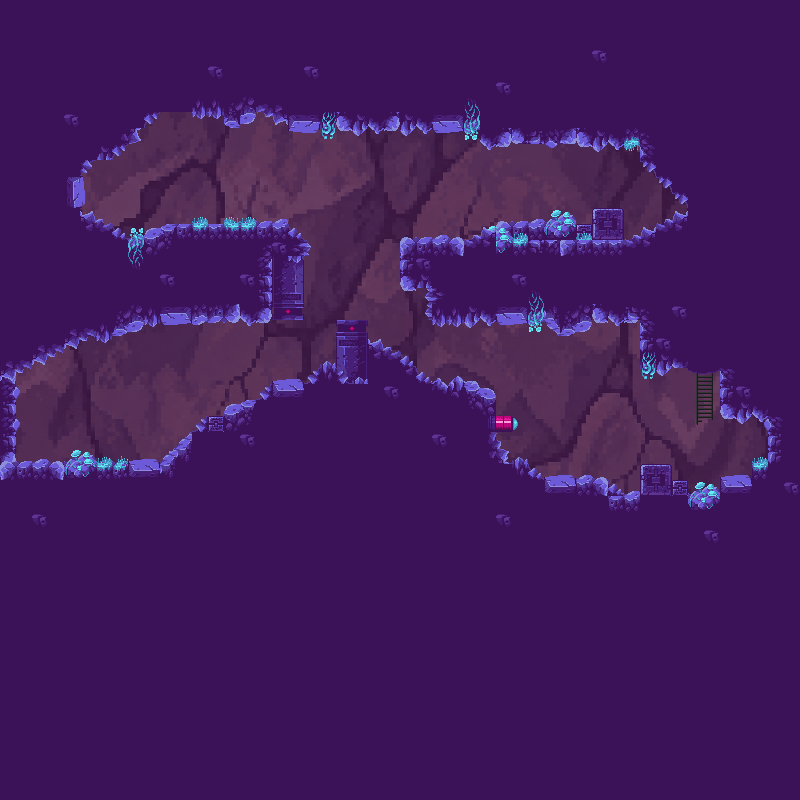

Rendered tile map (Tiled .tmx) drawn with the repository's tilesets; below, a short description and the map source with its tile grids summarised:
An orthogonal 50x50 tile map with 16x16 px tiles, 5 tile layers (bg, Calque de Tuiles 1, Calque de Tuiles 3, calque 2, ...), 4 tilesets and 89 objects (2x day_AX-400, spawn, changeLvl, day_paladin).

<map version="1.10" tiledversion="1.12.2" orientation="orthogonal" renderorder="right-down" width="50" height="50" tilewidth="16" tileheight="16" infinite="0" nextlayerid="12" nextobjectid="95">
 <tileset firstgid="1" source="tilesets.tsx" />
 <tileset firstgid="289" source="echelle_cave.tsx" />
 <tileset firstgid="297" source="BG_GROTTE.tsx" />
 <tileset firstgid="6329" source="BG_GROTTE2.tsx" />
 <layer id="10" name="bg" width="50" height="50">
  <data>[2500 cells, 2500 non-empty, 2500 distinct tile ids]</data>
 </layer>
 <layer id="1" name="Calque de Tuiles 1" width="50" height="50">
  <data>[2500 cells, 2049 non-empty, 86 distinct tile ids]</data>
 </layer>
 <layer id="3" name="Calque de Tuiles 3" width="50" height="50">
  <data>[2500 cells, 92 non-empty, 46 distinct tile ids]</data>
 </layer>
 <layer id="2" name="calque 2" width="50" height="50">
  <data>[2500 cells, 112 non-empty, 25 distinct tile ids]</data>
 </layer>
 <objectgroup id="4" name="collides">
  <object id="1" x="336" y="320" width="16" height="64">
   <properties>
    <property name="is_wallJumpable" type="bool" value="true" />
   </properties>
  </object>
  <object id="4" x="288" y="256" width="16" height="64">
   <properties>
    <property name="is_wallJumpable" type="bool" value="true" />
   </properties>
  </object>
  <object id="6" x="272" y="256" width="16" height="64" />
  <object id="7" x="32" y="304" width="240" height="16" />
  <object id="8" x="32" y="320" width="80" height="16" />
  <object id="9" x="32" y="336" width="32" height="16" />
  <object id="10" x="-16" y="304" width="48" height="48" />
  <object id="11" x="32" y="336" width="32" height="16" />
  <object id="12" x="0" y="352" width="16" height="16" />
  <object id="13" x="0" y="464" width="256" height="16" />
  <object id="14" x="176" y="448" width="80" height="16" />
  <object id="15" x="192" y="432" width="112" height="16" />
  <object id="16" x="208" y="416" width="80" height="16" />
  <object id="17" x="256" y="400" width="48" height="16" />
  <object id="18" x="272" y="384" width="64" height="16" />
  <object id="19" x="320" y="368" width="16" height="16" />
  <object id="20" x="336" y="384" width="64" height="16" />
  <object id="21" x="400" y="384" width="80" height="16" />
  <object id="22" x="480" y="400" width="16" height="64" />
  <object id="23" x="480" y="464" width="48" height="16" />
  <object id="24" x="496" y="480" width="112" height="16" />
  <object id="25" x="592" y="496" width="160" height="16" />
  <object id="26" x="720" y="480" width="48" height="16" />
  <object id="27" x="752" y="464" width="32" height="16" />
  <object id="28" x="768" y="384" width="16" height="80" />
  <object id="29" x="720" y="352" width="48" height="64" />
  <object id="30" x="640" y="304" width="80" height="64" />
  <object id="31" x="480" y="288" width="160" height="32" />
  <object id="35" x="400" y="240" width="112" height="16">
   <properties>
    <property name="is_wallJumpable" type="bool" value="true" />
   </properties>
  </object>
  <object id="36" x="496" y="224" width="96" height="16" />
  <object id="37" x="592" y="208" width="32" height="32" />
  <object id="38" x="624" y="240" width="112" height="16" />
  <object id="39" x="656" y="224" width="80" height="16" />
  <object id="40" x="688" y="192" width="48" height="32" />
  <object id="41" x="512" y="240" width="112" height="16" />
  <object id="42" x="672" y="112" width="16" height="80" />
  <object id="43" x="656" y="112" width="16" height="64" />
  <object id="44" x="640" y="112" width="16" height="48" />
  <object id="45" x="480" y="112" width="160" height="32" />
  <object id="46" x="288" y="96" width="192" height="32" />
  <object id="47" x="192" y="80" width="96" height="32" />
  <object id="48" x="80" y="80" width="112" height="32" />
  <object id="49" x="64" y="112" width="80" height="16" />
  <object id="50" x="64" y="128" width="64" height="16" />
  <object id="51" x="32" y="144" width="64" height="16" />
  <object id="52" x="32" y="160" width="48" height="16" />
  <object id="53" x="64" y="176" width="16" height="32" />
  <object id="56" x="64" y="208" width="16" height="32" />
  <object id="57" x="80" y="224" width="32" height="16" />
  <object id="58" x="96" y="240" width="96" height="16" />
  <object id="59" x="176" y="224" width="96" height="16" />
  <object id="60" x="192" y="240" width="112" height="16">
   <properties>
    <property name="is_wallJumpable" type="bool" value="true" />
   </properties>
  </object>
  <object id="61" x="272" y="224" width="16" height="16" />
  <object id="62" x="496" y="416" width="16" height="16" />
  <object id="63" x="640" y="464" width="32" height="32" />
  <object id="64" x="672" y="480" width="16" height="16" />
  <object id="65" x="0" y="368" width="16" height="96" />
  <object id="66" x="368" y="352" width="32" height="16" />
  <object id="67" x="368" y="368" width="48" height="16" />
  <object id="71" x="400" y="256" width="48" height="32">
   <properties>
    <property name="is_wallJumpable" type="bool" value="true" />
   </properties>
  </object>
  <object id="91" x="432.267" y="288.953" width="46.2209" height="15.9884" />
  <object id="92" x="447.384" y="306.686" width="31.1047" height="13.3721" />
  <object id="93" x="352.06" y="327.213" width="16.0775" height="57.0019" rotation="90" />
  <object id="94" x="352.06" y="323.376" width="15.8948" height="60.4732" />
 </objectgroup>
 <objectgroup id="8" name="echelles">
  <object id="74" gid="289" x="160" y="128" width="16" height="16" />
  <object id="75" gid="290" x="176" y="128" width="16" height="16" />
  <object id="76" gid="291" x="160" y="144" width="16" height="16" />
  <object id="77" gid="291" x="160" y="160" width="16" height="16" />
  <object id="78" gid="291" x="160" y="176" width="16" height="16" />
  <object id="79" gid="292" x="176" y="144" width="16" height="16" />
  <object id="80" gid="292" x="176" y="160" width="16" height="16" />
  <object id="81" gid="292" x="176" y="176" width="16" height="16" />
  <object id="82" gid="295" x="160" y="192" width="16" height="16" />
  <object id="83" gid="296" x="176" y="192" width="16" height="16" />
 </objectgroup>
 <layer id="5" name="FOND" width="50" height="50">
  <data>[2500 cells, 0 non-empty, 0 distinct tile ids]</data>
 </layer>
 <objectgroup id="6" name="spawnPoint">
  <object id="68" name="spawnpoint" type="spawn" x="684.261" y="408.31" />
 </objectgroup>
 <objectgroup id="7" name="changeLvl">
  <object id="94" name="changeLvl" x="160" y="112" width="32" height="32">
   <properties>
    <property name="autoTP" type="bool" value="false" />
   </properties>
  </object>
 </objectgroup>
 <objectgroup id="8" name="echelles">
  <object id="84" gid="289" x="160" y="128" width="16" height="16" />
  <object id="85" gid="290" x="176" y="128" width="16" height="16" />
  <object id="86" gid="292" x="176" y="144" width="16" height="16" />
  <object id="87" gid="292" x="176" y="160" width="16" height="16" />
  <object id="88" gid="294" x="176" y="176" width="16" height="16" />
  <object id="89" gid="296" x="176" y="192" width="16" height="16" />
  <object id="90" gid="295" x="160" y="192" width="16" height="16" />
  <object id="91" gid="293" x="160" y="176" width="16" height="16" />
  <object id="92" gid="291" x="160" y="160" width="16" height="16" />
  <object id="93" gid="291" x="160" y="144" width="16" height="16" />
 </objectgroup>
 <objectgroup id="9" name="enemies">
  <object id="87" name="paladin" type="day_paladin" x="496" y="192" width="32" height="32" />
 </objectgroup>
 <objectgroup id="10" name="Npcs">
  <object id="89" name="AX-401" type="day_AX-400" x="634.178" y="424.496" width="42.5613" height="39.5212" />
  <object id="90" name="AX-300" type="day_AX-400" x="33.441" y="421.559" width="42.5613" height="39.5212" />
 </objectgroup>
</map>
